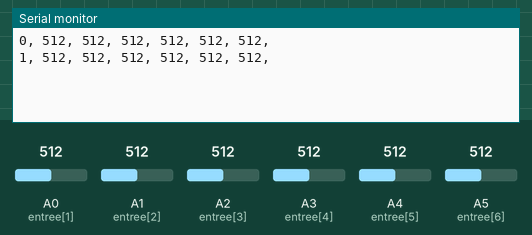
This sketch was run on a simulated Arduino Uno, built with avr-gcc and run on an emulated ATmega328P. Parts: the last lines printed to the serial monitor. The inputs (shaded band) are chosen by the test bench; at power-on: A0 (entree[1]) = 512, A1 (entree[2]) = 512, A2 (entree[3]) = 512, A3 (entree[4]) = 512, A4 (entree[5]) = 512, A5 (entree[6]) = 512.

Above: at 1.8 s.
1.9 s: A0 (entree[1]) set to 716
At 2.5 s:
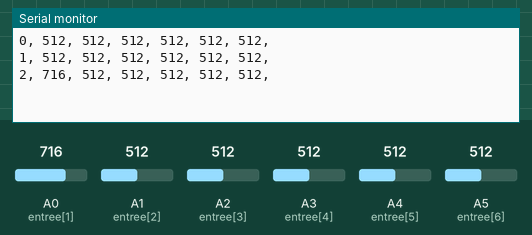
3.4 s: A1 (entree[2]) set to 716
At 4.7 s:
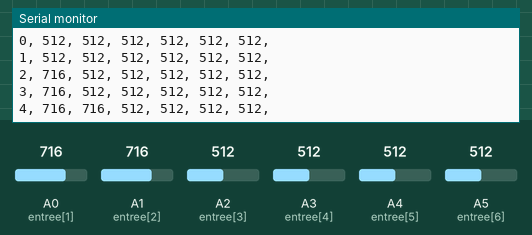
4.9 s: A2 (entree[3]) set to 716
At 5.8 s:
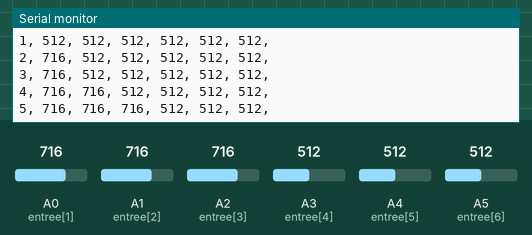
6.4 s: A3 (entree[4]) set to 716
At 7.7 s:
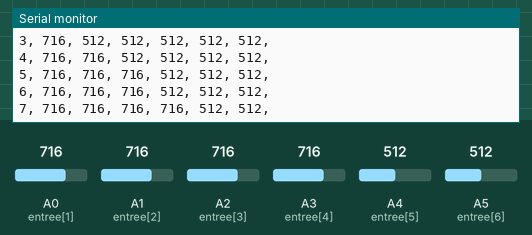
7.9 s: A4 (entree[5]) set to 716
At 8.6 s:
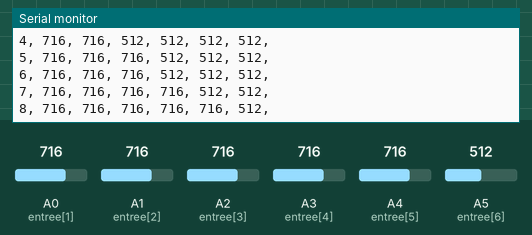
9.4 s: A5 (entree[6]) set to 716
At 10.8 s:
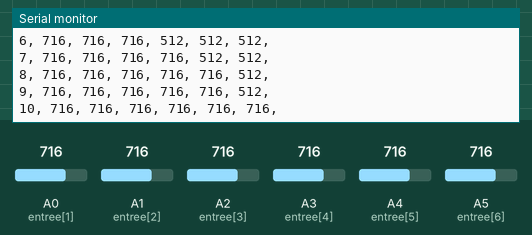
Timing chart, 0 to 11.9 s (numbered marks = the images above; inputs shaded):
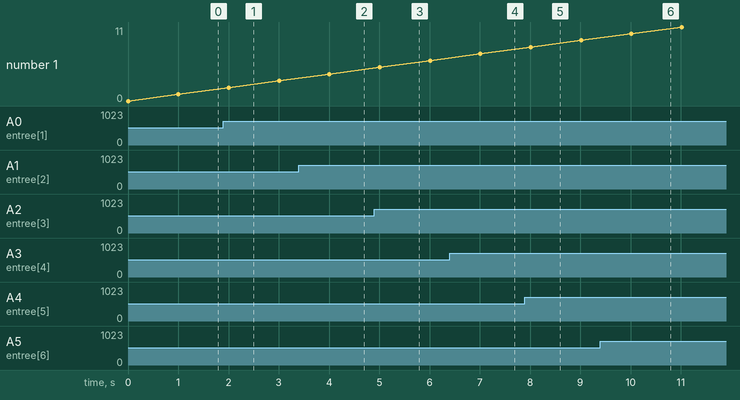

The sketch:

read_analog_then_send.ino
```cpp
/*int entree1 = A0;
int tension1 = 0;
int entree2 = A1;
int tension2 = 0;
int chaine[7];*/
int tension[7];
int entree[7] = {0, A0, A1, A2, A3, A4, A5};
int compte = 0;
int i=0;


void setup() {
  Serial.begin(9600);
  pinMode(13, OUTPUT);

}

void loop() {
  /*tension1 = analogRead(entree1);
  Serial.print(tension1);
  delay(20);
  tension2 = analogRead(entree2);
  Serial.print(tension2);*/

  tension[0] = compte;

  for (i = 1; i <= 6; i++) {
    tension[i] = analogRead(entree[i]);
  }

  for (i=0; i<=6; i++) {
    Serial.print(tension[i]);
    Serial.print(", ");
  }
  Serial.println();

  compte++;
  digitalWrite(13, HIGH);
  delay(0);
  digitalWrite(13, LOW);
  delay(1000);
}
```

Measured:
- after the input at 1.9 s, the serial monitor: prints a new line after 0.10 s (image 1)
- after the input at 3.4 s, the serial monitor: prints a new line after 0.61 s (image 2)
- after the input at 4.9 s, the serial monitor: prints a new line after 0.11 s (image 3)
- after the input at 6.4 s, the serial monitor: prints a new line after 0.61 s (image 4)
- after the input at 7.9 s, the serial monitor: prints a new line after 0.12 s (image 5)
- after the input at 9.4 s, the serial monitor: prints a new line after 0.62 s (image 6)
